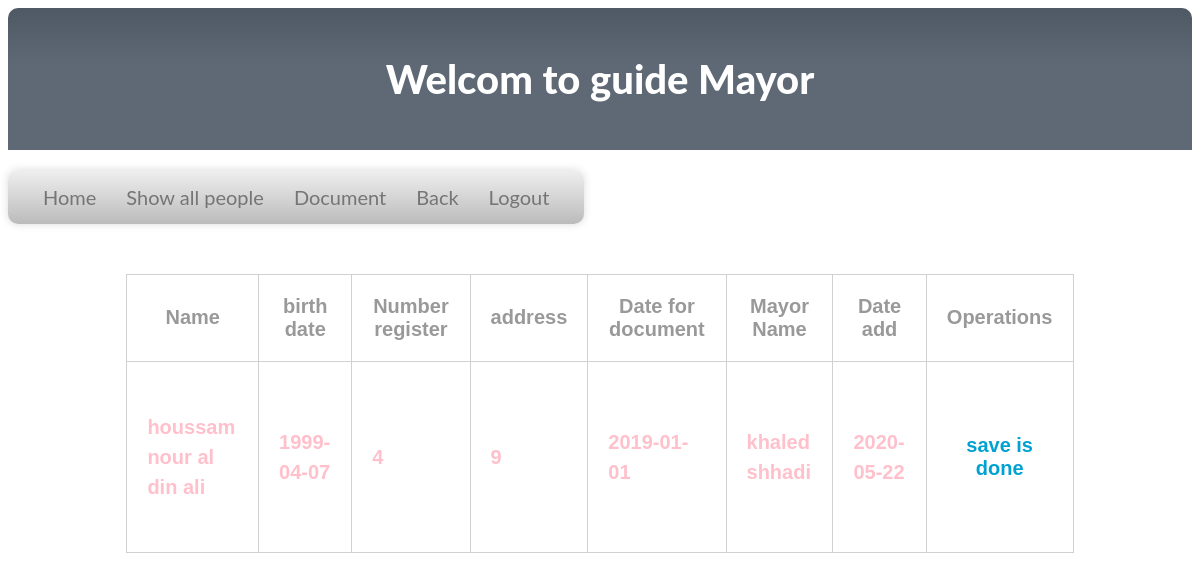
Screenshot of /showdeath.php?id=9 with the database file from the repository.
### tables this page shows
CREATE TABLE IF NOT EXISTS `death` (
  `id` int(11) NOT NULL AUTO_INCREMENT,
  `name` varchar(100) NOT NULL,
  `bd` date NOT NULL,
  `nbreg` int(11) NOT NULL,
  `bdocument` date NOT NULL,
  `mayorname` varchar(100) NOT NULL,
  `address` int(11) NOT NULL,
  `date` date NOT NULL,
  `deletee` varchar(20) NOT NULL DEFAULT 'false',
  PRIMARY KEY (`id`)
);

### src/showdeath.php (the view, shortened to what this page needs)
<!DOCTYPE html>
<html>
<head>
  <link rel="stylesheet" type="text/css" media="screen" href="main.css" />
</head>
<body>
<div class="header" >
<h1> Welcom to guide Mayor </h1>
</div>
<nav >
	<ul>
		<li><a href="officer.php">Home</a></li>
		<li><a href="ppltown.php">Show all people</a>
		</li>
		<li><a href="#">Document   </a>
		</li>
		<li><a href="odeath.php">Back</a></li>
		<li><a href="logout.php">Logout</a></li>
	</ul>
</nav>
<center>
<center>
 <div id="content">
    <table align="center">
    <th> Name</th>
    <th>birth date</th>
    <th>Number register</th>
    <th>address</th>
    <th>Date for document</th>
    <th>Mayor Name</th>
    <th>Date add</th>
    <th colspan="2">Operations</th>
   <?php
        $idd = $_GET['id'];
    $conn= mysqli_connect("localhost", "root","", "guide");
 $sql_queryn="SELECT * FROM death where 	address='$idd' && deletee='true'  ";
 $resultn=mysqli_query($conn,$sql_queryn);
 while($row2=mysqli_fetch_row($resultn))
 {
  ?>
        <tr>
   <td><?php echo  "<p style='color:pink;'>".$row2[1]."</p>"; ?></td>
     <td><?php echo "<p style='color:pink;'>".$row2[2]."</p>"; ?></td>
     <td><?php echo  "<p style='color:pink;'>".$row2[3]."</p>"; ?></td>
     <td><?php echo "<p style='color:pink;'>".$row2[6]."</p>"; ?></td>
     <td><?php echo  "<p style='color:pink;'>".$row2[4]."</p>"; ?></td>
     <td><?php echo "<p style='color:pink;'>".$row2[5]."</p>"; ?></td>
     <td><?php echo  "<p style='color:pink;'>".$row2[7]."</p>"; ?></td>
  <td align="center">
  <a href="<?php echo "#" ?>"
  >save is done</a>
   </td>
        </tr>
        <?php
 }
 ?>
    </table>
    </div>
</center>
</body>
</html>

### src/css/main.css (style rules this page uses)
body { font-size: 20px; color: #212529; font-family: 'Lato', 'Times New Roman', serif; }
p { line-height: 1.5; margin: 30px 0; }
h1, h2, h3, h4, h5, h6 { font-weight: 800; font-family: 'Lato', 'Helvetica Neue', Helvetica, Arial, sans-serif; }
a { color: #212529; -webkit-transition: all 0.2s; -moz-transition: all 0.2s; transition: all 0.2s; }

### src/showdeath.php (style rules this page uses)
nav ul { background: #efefef; background: linear-gradient(top, #efefef 0%, #bbbbbb 100%); background: -moz-linear-gradient(top, #efefef 0%, #bbbbbb 100%); background: -webkit-linear-gradient(top, #efefef 0%,#bbbbbb 100%); box-shadow: 0px 0px 9px rgba(0,0,0,0.15); padding: 0 20px; border-radius: 10px; list-style: none; position: relative; display: inline-table; }
nav ul:after { content: ""; clear: both; display: block; }
nav ul li { float: left; }
nav ul li a { display: block; padding:15px ; color: #757575; text-decoration: none; }
.header { color: white; background: #4b545f; background: linear-gradient(top, #4f5964 0%, #5f6975 40%); background: -moz-linear-gradient(top, #4f5964 0%, #5f6975 40%); background: -webkit-linear-gradient(top, #4f5964 0%,#5f6975 40%); text-align: center; border-radius: 10px 10px 0px 0px; padding:20px; }
table { width:80%; font-family:Tahoma, Geneva, sans-serif; font-weight:bolder; color:#999; margin-bottom:80px; }
table a { text-decoration:none; color:#00a2d1; }
table,td,th { border-collapse:collapse; border:solid #d0d0d0 1px; padding:20px; }

### rows the page displays
death: name "houssam nour al din ali", bd "1999-04-07", nbreg "4", address "9", bdocument "2019-01-01", mayorname "khaled shhadi", date "2020-05-22"
